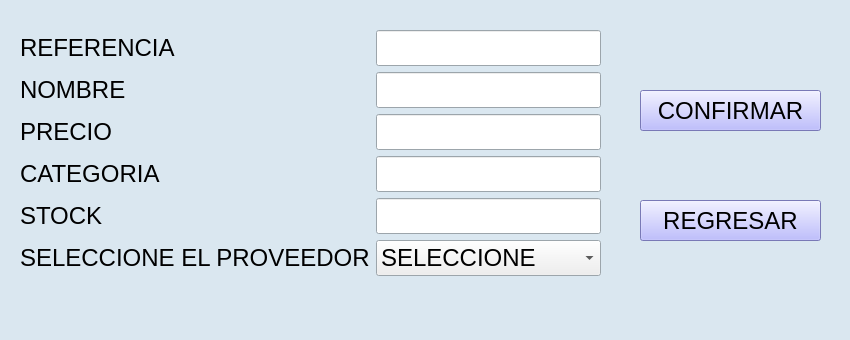
<?xml version="1.0" encoding="UTF-8"?>
<ui version="4.0">
 <class>EditarActualizar</class>
 <widget class="QMainWindow" name="EditarActualizar">
  <property name="geometry">
   <rect>
    <x>0</x>
    <y>0</y>
    <width>850</width>
    <height>340</height>
   </rect>
  </property>
  <property name="palette">
   <palette>
    <active>
     <colorrole role="Base">
      <brush brushstyle="SolidPattern">
       <color alpha="255">
        <red>255</red>
        <green>255</green>
        <blue>255</blue>
       </color>
      </brush>
     </colorrole>
     <colorrole role="Window">
      <brush brushstyle="SolidPattern">
       <color alpha="255">
        <red>218</red>
        <green>231</green>
        <blue>240</blue>
       </color>
      </brush>
     </colorrole>
    </active>
    <inactive>
     <colorrole role="Base">
      <brush brushstyle="SolidPattern">
       <color alpha="255">
        <red>255</red>
        <green>255</green>
        <blue>255</blue>
       </color>
      </brush>
     </colorrole>
     <colorrole role="Window">
      <brush brushstyle="SolidPattern">
       <color alpha="255">
        <red>218</red>
        <green>231</green>
        <blue>240</blue>
       </color>
      </brush>
     </colorrole>
    </inactive>
    <disabled>
     <colorrole role="Base">
      <brush brushstyle="SolidPattern">
       <color alpha="255">
        <red>218</red>
        <green>231</green>
        <blue>240</blue>
       </color>
      </brush>
     </colorrole>
     <colorrole role="Window">
      <brush brushstyle="SolidPattern">
       <color alpha="255">
        <red>218</red>
        <green>231</green>
        <blue>240</blue>
       </color>
      </brush>
     </colorrole>
    </disabled>
   </palette>
  </property>
  <property name="windowTitle">
   <string>Editar</string>
  </property>
  <widget class="QWidget" name="centralwidget">
   <widget class="QWidget" name="formLayoutWidget">
    <property name="geometry">
     <rect>
      <x>20</x>
      <y>30</y>
      <width>581</width>
      <height>251</height>
     </rect>
    </property>
    <layout class="QFormLayout" name="formLayout">
     <item row="0" column="0">
      <widget class="QLabel" name="lblNombre_2">
       <property name="font">
        <font>
         <pointsize>18</pointsize>
        </font>
       </property>
       <property name="text">
        <string>REFERENCIA</string>
       </property>
      </widget>
     </item>
     <item row="1" column="0">
      <widget class="QLabel" name="lblNombre">
       <property name="font">
        <font>
         <pointsize>18</pointsize>
        </font>
       </property>
       <property name="text">
        <string>NOMBRE</string>
       </property>
      </widget>
     </item>
     <item row="1" column="1">
      <widget class="QLineEdit" name="lineEditNombre">
       <property name="font">
        <font>
         <pointsize>18</pointsize>
        </font>
       </property>
      </widget>
     </item>
     <item row="2" column="0">
      <widget class="QLabel" name="lblPrecio">
       <property name="font">
        <font>
         <pointsize>18</pointsize>
        </font>
       </property>
       <property name="text">
        <string>PRECIO</string>
       </property>
      </widget>
     </item>
     <item row="2" column="1">
      <widget class="QLineEdit" name="lineEdit_2">
       <property name="font">
        <font>
         <pointsize>18</pointsize>
        </font>
       </property>
      </widget>
     </item>
     <item row="3" column="0">
      <widget class="QLabel" name="lblCategoria">
       <property name="font">
        <font>
         <pointsize>18</pointsize>
        </font>
       </property>
       <property name="text">
        <string>CATEGORIA</string>
       </property>
      </widget>
     </item>
     <item row="3" column="1">
      <widget class="QLineEdit" name="lineEdit_3">
       <property name="font">
        <font>
         <pointsize>18</pointsize>
        </font>
       </property>
      </widget>
     </item>
     <item row="4" column="0">
      <widget class="QLabel" name="lblStock">
       <property name="font">
        <font>
         <pointsize>18</pointsize>
        </font>
       </property>
       <property name="text">
        <string>STOCK</string>
       </property>
      </widget>
     </item>
     <item row="4" column="1">
      <widget class="QLineEdit" name="lineEdit_4">
       <property name="font">
        <font>
         <pointsize>18</pointsize>
        </font>
       </property>
      </widget>
     </item>
     <item row="0" column="1">
      <widget class="QLineEdit" name="refe">
       <property name="font">
        <font>
         <pointsize>18</pointsize>
        </font>
       </property>
      </widget>
     </item>
     <item row="5" column="0">
      <widget class="QLabel" name="lblStock_2">
       <property name="font">
        <font>
         <pointsize>18</pointsize>
        </font>
       </property>
       <property name="text">
        <string>SELECCIONE EL PROVEEDOR</string>
       </property>
      </widget>
     </item>
     <item row="5" column="1">
      <widget class="QComboBox" name="seleccion">
       <property name="font">
        <font>
         <pointsize>18</pointsize>
        </font>
       </property>
       <property name="cursor">
        <cursorShape>PointingHandCursor</cursorShape>
       </property>
       <item>
        <property name="text">
         <string>SELECCIONE</string>
        </property>
       </item>
      </widget>
     </item>
    </layout>
   </widget>
   <widget class="QPushButton" name="btnRegresar">
    <property name="geometry">
     <rect>
      <x>640</x>
      <y>200</y>
      <width>181</width>
      <height>41</height>
     </rect>
    </property>
    <property name="font">
     <font>
      <pointsize>18</pointsize>
     </font>
    </property>
    <property name="cursor">
     <cursorShape>PointingHandCursor</cursorShape>
    </property>
    <property name="styleSheet">
     <string notr="true">background-color: rgb(170, 170, 255);</string>
    </property>
    <property name="text">
     <string>REGRESAR</string>
    </property>
    <property name="icon">
     <iconset>
      <normaloff>../assets/images inventario/flecha-hacia-atras.png</normaloff>../assets/images inventario/flecha-hacia-atras.png</iconset>
    </property>
    <property name="iconSize">
     <size>
      <width>24</width>
      <height>24</height>
     </size>
    </property>
   </widget>
   <widget class="QPushButton" name="btnConfirmarA">
    <property name="geometry">
     <rect>
      <x>640</x>
      <y>90</y>
      <width>181</width>
      <height>41</height>
     </rect>
    </property>
    <property name="palette">
     <palette>
      <active>
       <colorrole role="Button">
        <brush brushstyle="SolidPattern">
         <color alpha="255">
          <red>170</red>
          <green>170</green>
          <blue>255</blue>
         </color>
        </brush>
       </colorrole>
       <colorrole role="Base">
        <brush brushstyle="SolidPattern">
         <color alpha="255">
          <red>170</red>
          <green>170</green>
          <blue>255</blue>
         </color>
        </brush>
       </colorrole>
       <colorrole role="Window">
        <brush brushstyle="SolidPattern">
         <color alpha="255">
          <red>170</red>
          <green>170</green>
          <blue>255</blue>
         </color>
        </brush>
       </colorrole>
      </active>
      <inactive>
       <colorrole role="Button">
        <brush brushstyle="SolidPattern">
         <color alpha="255">
          <red>170</red>
          <green>170</green>
          <blue>255</blue>
         </color>
        </brush>
       </colorrole>
       <colorrole role="Base">
        <brush brushstyle="SolidPattern">
         <color alpha="255">
          <red>170</red>
          <green>170</green>
          <blue>255</blue>
         </color>
        </brush>
       </colorrole>
       <colorrole role="Window">
        <brush brushstyle="SolidPattern">
         <color alpha="255">
          <red>170</red>
          <green>170</green>
          <blue>255</blue>
         </color>
        </brush>
       </colorrole>
      </inactive>
      <disabled>
       <colorrole role="Button">
        <brush brushstyle="SolidPattern">
         <color alpha="255">
          <red>170</red>
          <green>170</green>
          <blue>255</blue>
         </color>
        </brush>
       </colorrole>
       <colorrole role="Base">
        <brush brushstyle="SolidPattern">
         <color alpha="255">
          <red>170</red>
          <green>170</green>
          <blue>255</blue>
         </color>
        </brush>
       </colorrole>
       <colorrole role="Window">
        <brush brushstyle="SolidPattern">
         <color alpha="255">
          <red>170</red>
          <green>170</green>
          <blue>255</blue>
         </color>
        </brush>
       </colorrole>
      </disabled>
     </palette>
    </property>
    <property name="font">
     <font>
      <pointsize>18</pointsize>
     </font>
    </property>
    <property name="cursor">
     <cursorShape>PointingHandCursor</cursorShape>
    </property>
    <property name="styleSheet">
     <string notr="true">background-color: rgb(170, 170, 255);</string>
    </property>
    <property name="text">
     <string>CONFIRMAR</string>
    </property>
    <property name="icon">
     <iconset>
      <normaloff>../assets/images necesarias/firmar.png</normaloff>../assets/images necesarias/firmar.png</iconset>
    </property>
    <property name="iconSize">
     <size>
      <width>32</width>
      <height>32</height>
     </size>
    </property>
   </widget>
  </widget>
 </widget>
 <resources/>
 <connections/>
</ui>
